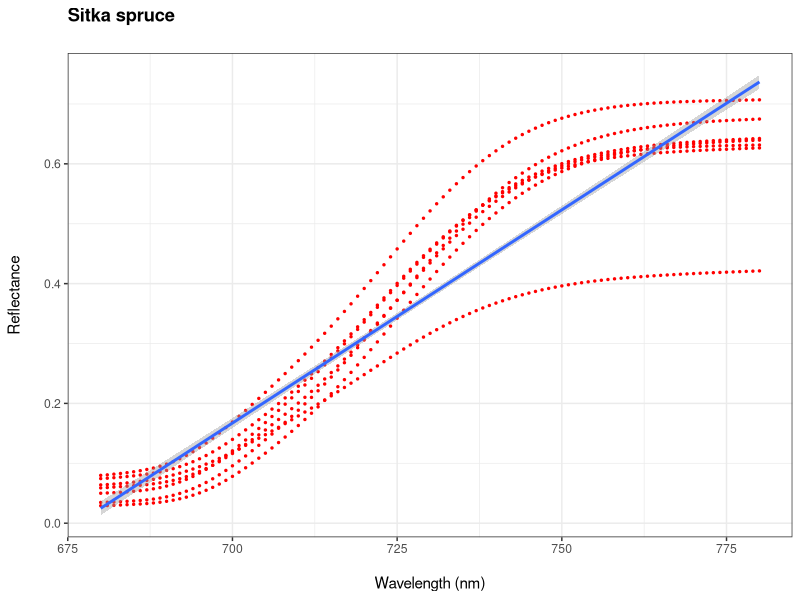
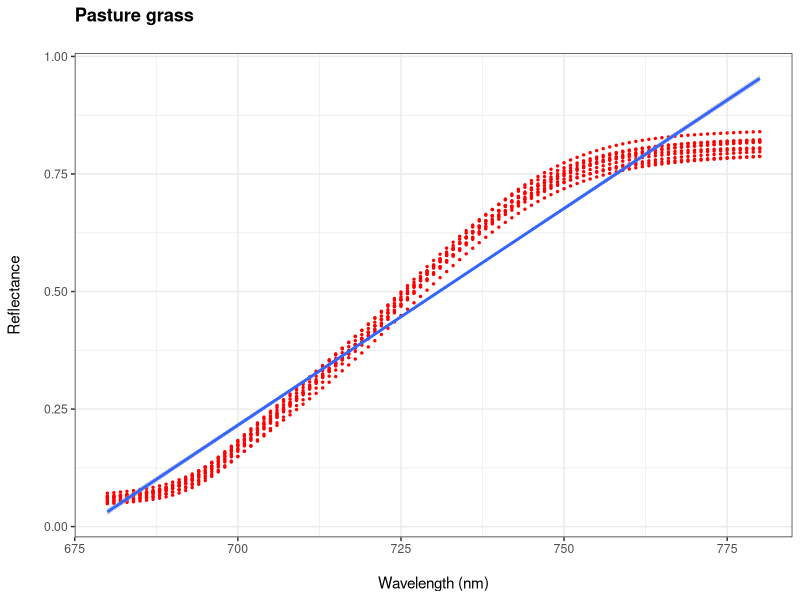
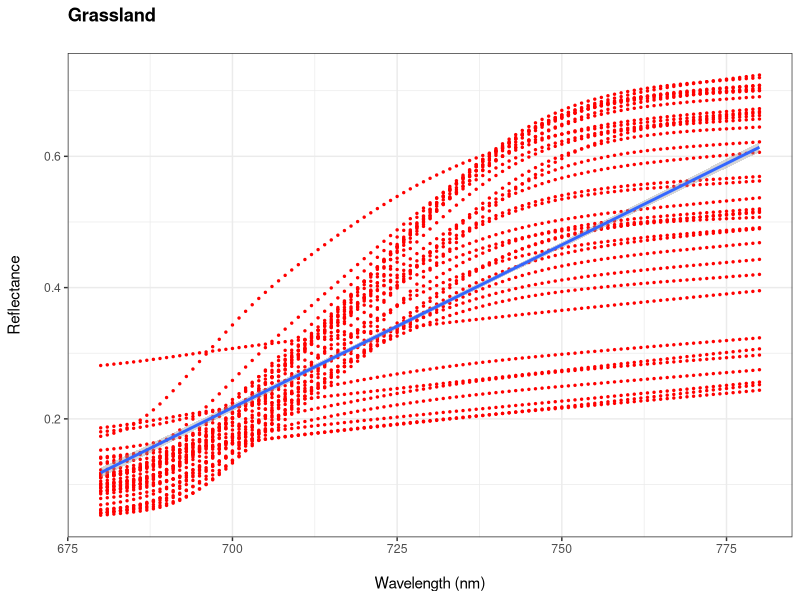
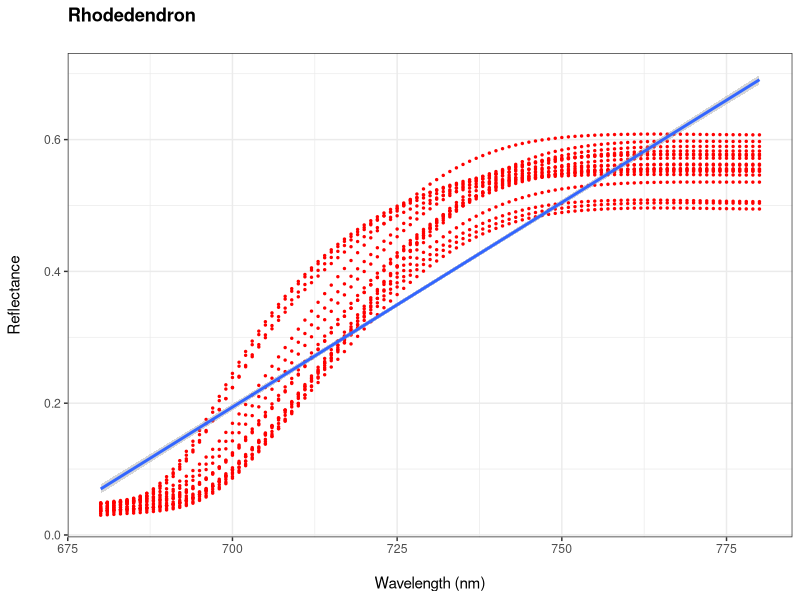
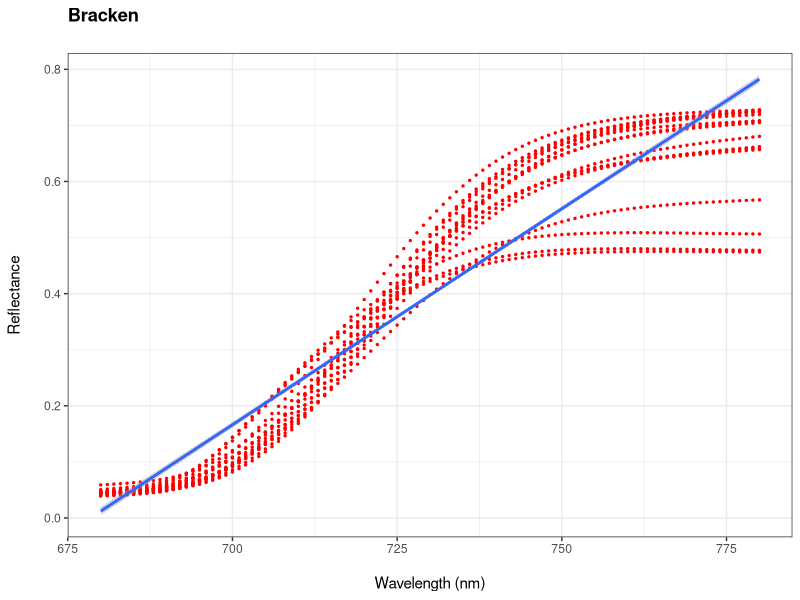
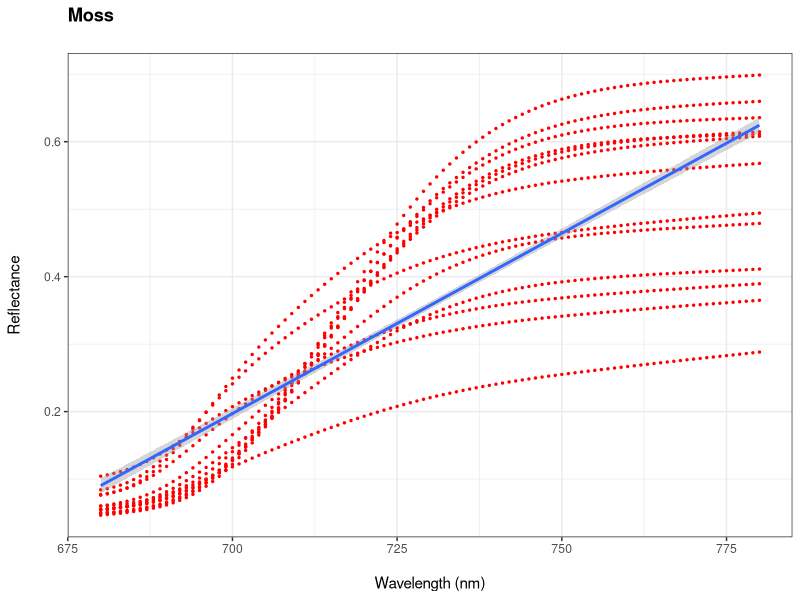
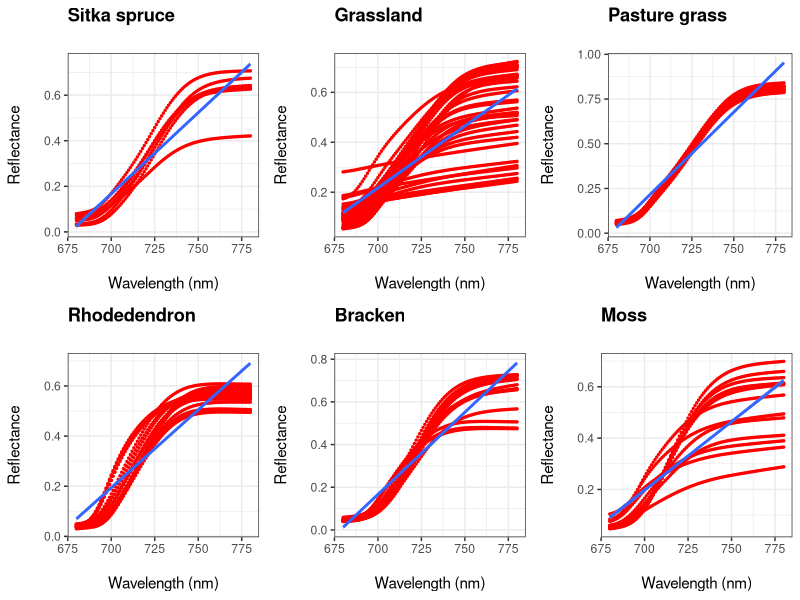

Write R code to recreate these figures, in order.
library(tidyverse)
library(gridExtra)
# Import data ----
proj10_spectra <- read.csv("data/project_10_spectra.csv")

# Remove first row ----
proj10_spectra <- proj10_spectra[-1,]
proj10_spectra <- select(proj10_spectra, -c(2, 3))

# Data wrangling ----
proj10_long <- proj10_spectra %>%
  gather(sample, reflectance, c(2:131), na.rm = F) %>%
  mutate(reflectance = as.numeric(reflectance),  # change the type of data
         sample = as.factor(sample),
         wavelength = as.numeric(as.character(X))) %>%
  select(-X)
write.csv(proj10_long, file = "data/Long_format.csv")

# Select red-edge only ----
rededge <- filter(proj10_long, wavelength > 679 & wavelength < 781)

# Create species-specific red edge dataframes ----

# Non-broadleaf
re_sitka <- rededge[grep("Sika", rededge$sample), ]
re_pasture <- rededge[grep("pasture", rededge$sample), ]
re_grass <- rededge[grep("grass", rededge$sample), ]
re_rho <- rededge[grep("Rho", rededge$sample), ]
re_moss <- rededge[grep("moss", rededge$sample), ]
re_br <- rededge[grep("Br", rededge$sample), ]

# Broadleaf
re_alder <- rededge[grep("Alder", rededge$sample), ]
re_ash <- rededge[grep("Ash", rededge$sample), ]
re_syc <- rededge[grep("Sycamore", rededge$sample), ]
re_lime <- rededge[grep("Lime", rededge$sample), ]
re_hc <- rededge[grep("Horse.chestnut", rededge$sample), ]
re_haz <- rededge[grep("Hazel", rededge$sample), ]
re_beech <- rededge[grep("Beech", rededge$sample), ]
re_rowan <- rededge[grep("Rowan", rededge$sample), ]
re_birch <- rededge[grep("Birch", rededge$sample), ]

# Template: re_ <- rededge[grep("", rededge$sample), ] 



# Build linear models----

# Template: lm_ <- lm(reflectance ~ wavelength, data = re_)
# lm(response ~ predictor). So reflectance is response, wavelength is predictor.
lm_sitka <- lm(reflectance ~ wavelength, data = re_sitka)
lm_pasture <- lm(reflectance ~ wavelength, data = re_pasture)
lm_grass <- lm(reflectance ~ wavelength, data = re_grass)
lm_rho <- lm(reflectance ~ wavelength, data = re_rho)
lm_br <- lm(reflectance ~ wavelength, data = re_br)
lm_moss <- lm(reflectance ~ wavelength, data = re_moss)



# Print linear models
print(lm_sitka)
print(lm_pasture)
print(lm_grass)
print(lm_rho)
print(lm_br)
print(lm_moss)


# Check for statistical significance ----

summary(lm_sitka)
summary(lm_pasture)
summary(lm_grass)
summary(lm_rho)
summary(lm_br)
summary(lm_moss)

# Make plots ----

# Sitka spruce
(p_sitka <- ggplot(re_sitka, aes(x = wavelength, y = reflectance, group = 1)) +
  geom_point(colour="red", size = 0.5) +
  geom_smooth(method=lm) +
  theme_bw() +
  ggtitle("Sitka spruce\n") +
  theme(plot.title = element_text(face = "bold")) +
  xlab("\nWavelength (nm)") + ylab("Reflectance\n"))

# Pasture grass
(p_pasture <- ggplot(re_pasture, aes(x = wavelength, y = reflectance, group = 1)) +
  geom_point(colour="red", size = 0.5) +
  geom_smooth(method=lm) +
  theme_bw() +
  ggtitle("Pasture grass\n") +
  theme(plot.title = element_text(face = "bold")) +
  xlab("\nWavelength (nm)") + ylab("Reflectance\n"))

# Grassland
(p_grass <- ggplot(re_grass, aes(x = wavelength, y = reflectance, group = 1)) +
  geom_point(colour="red", size = 0.5) +
  geom_smooth(method=lm) +
  theme_bw() +
  ggtitle("Grassland\n") +
  theme(plot.title = element_text(face = "bold")) +
  xlab("\nWavelength (nm)") + ylab("Reflectance\n"))

# Rhodedendron
(p_rho <- ggplot(re_rho, aes(x = wavelength, y = reflectance, group = 1)) +
  geom_point(colour="red", size = 0.5) +
  geom_smooth(method=lm) +
  theme_bw() +
  ggtitle("Rhodedendron\n") +
  theme(plot.title = element_text(face = "bold")) +
  xlab("\nWavelength (nm)") + ylab("Reflectance\n"))

# Bracken
(p_br <- ggplot(re_br, aes(x = wavelength, y = reflectance, group = 1)) +
  geom_point(colour="red", size = 0.5) +
  geom_smooth(method=lm) +
  theme_bw() +
  ggtitle("Bracken\n") +
  theme(plot.title = element_text(face = "bold")) +
  xlab("\nWavelength (nm)") + ylab("Reflectance\n"))

# Moss
(p_moss <- ggplot(re_moss, aes(x = wavelength, y = reflectance, group = 1)) +
  geom_point(colour="red", size = 0.5) +
  geom_smooth(method=lm) +
  theme_bw() +
  ggtitle("Moss\n") +
  theme(plot.title = element_text(face = "bold")) +
  xlab("\nWavelength (nm)") + ylab("Reflectance\n"))

# Combine plots into one graphic ----

re_combined <- grid.arrange(p_sitka, p_grass, p_pasture, p_rho, p_br, p_moss, nrow = 2)
